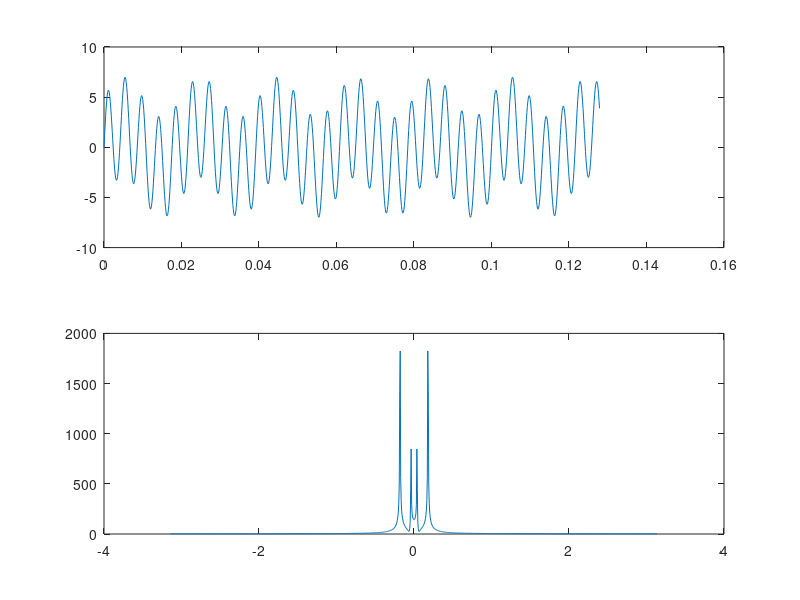
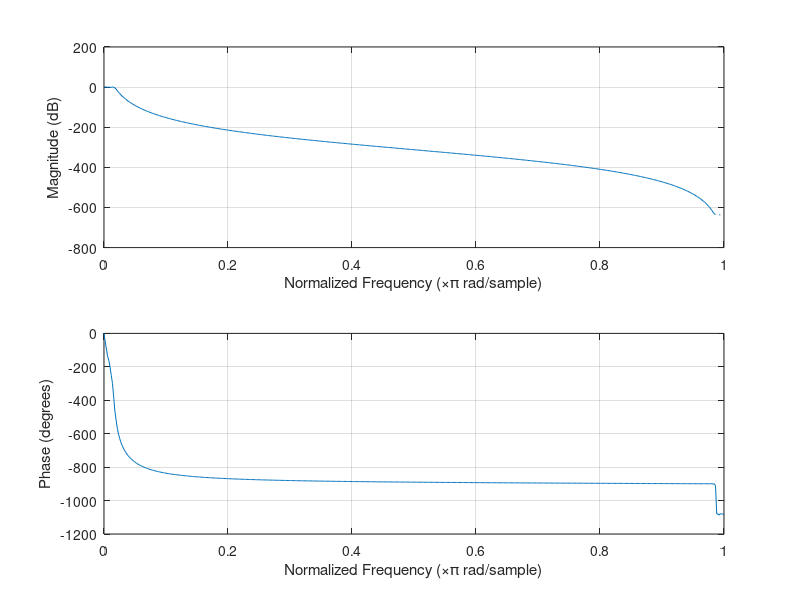
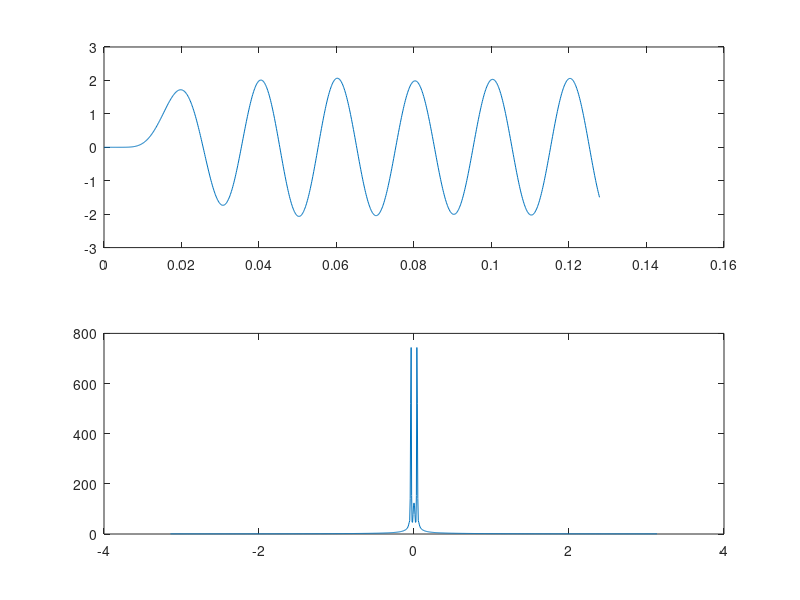

MATLAB code to generate these figures, in order:
close all;
clear all;

N = 1024;

PI = 3.14;

f_es = 8000;

t = 0 : 1 / f_es : (N - 1) / f_es;
x = 2 * sin(2 * pi * 50 * t) + 5 * sin(2 * pi *  230 * t);

w = -pi:2*pi/N:pi-2*pi/N;
X = fft(x);

figure;
subplot(2, 1, 1), plot(t, x);
subplot(2, 1, 2), plot(w, fftshift(abs(X)));

n = 10;
Rp = 1;
Rs = 40;

wn = 70 / (f_es / 2);

[b, a] = butter(n, wn);

figure;
freqz(b, a);

x = filter(b, a, x);

X = fft(x);

figure;
subplot(2, 1, 1), 
plot(t, x);
subplot(2, 1, 2), plot(w, fftshift(abs(X)));
